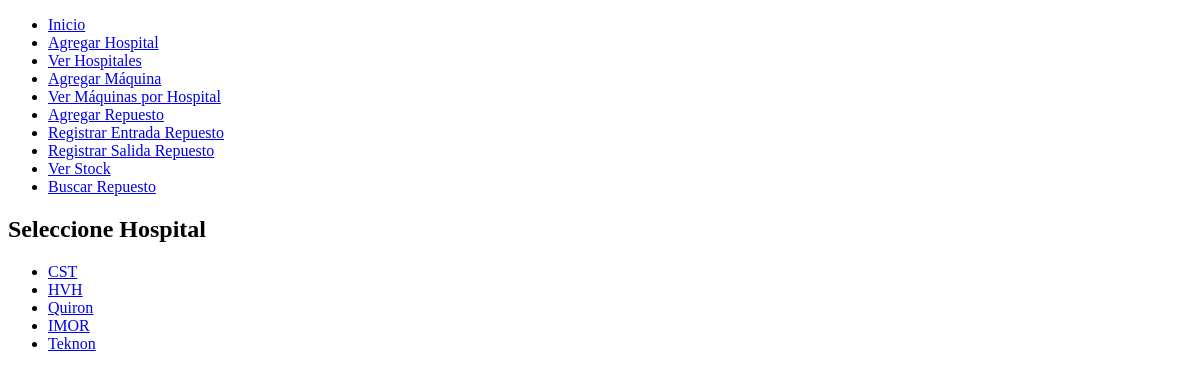
Before: /ver_maquinas with the older database file.
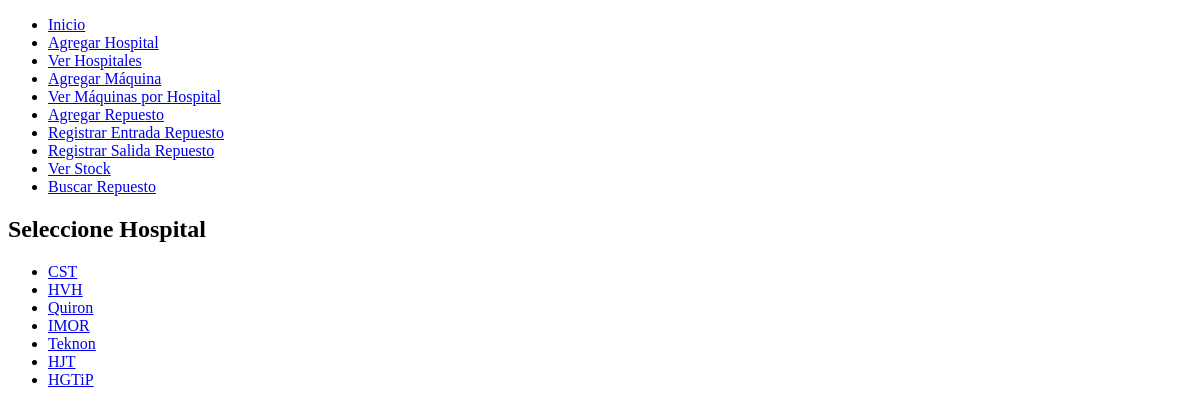
After: the same page with the newer database file.
### tables this page shows
CREATE TABLE hospital (
            id INTEGER PRIMARY KEY AUTOINCREMENT,
            nombre TEXT NOT NULL,
            ubicacion TEXT
        );

### app.py (the view)
@app.route('/ver_maquinas')
def ver_maquinas():
    conexion = conectar_db()
    cursor = conexion.cursor()
    cursor.execute('SELECT id, nombre FROM hospital')
    hospitales = cursor.fetchall()
    conexion.close()
    return render_template('ver_maquinas.html', hospitales = hospitales)

### app.py (called while the page is built)
def conectar_db():
    return sqlite3.connect('inventario.db')

### templates/ver_maquinas.html
{% extends 'base.html' %}
{% block content %}
<h2>Seleccione Hospital</h2>
<ul>
    {% for hospital in hospitales %}
        <li><a href="{{ url_for('ver_maquinas_por_hospital', hospital_id=hospital[0]) }}">{{ hospital[1] }}</a></li>
    {% endfor %}
</ul>
{% endblock %}

Changed rows visible on the page:
added hospital: nombre "HJT"
added hospital: nombre "HGTiP"
